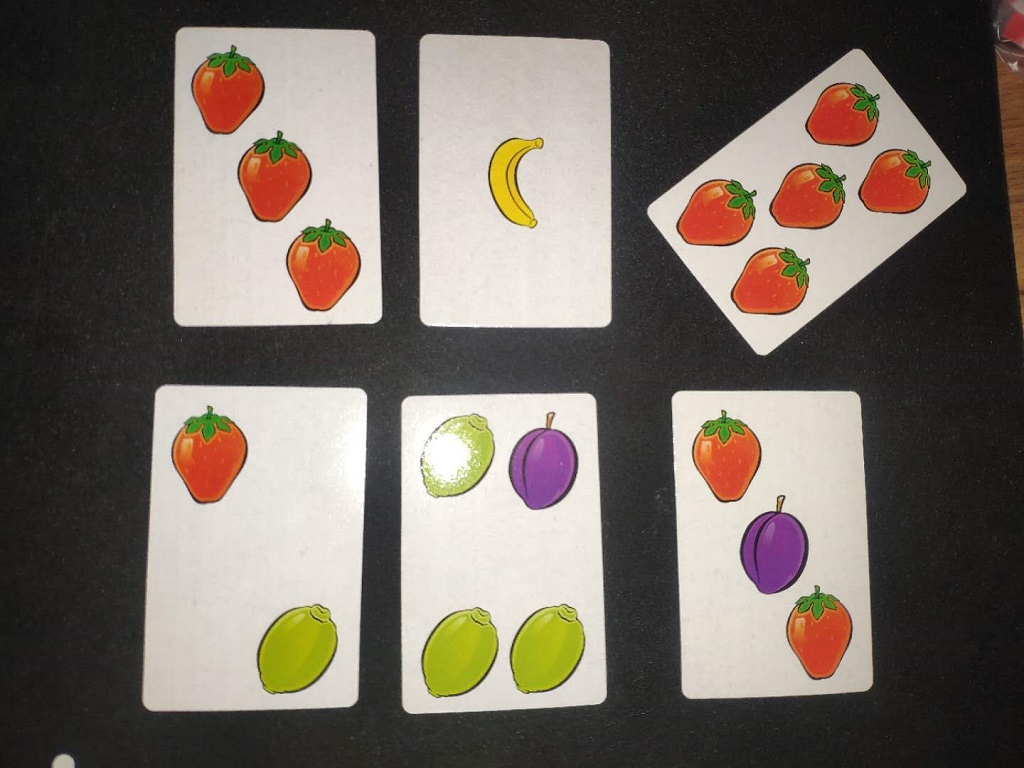
#> input picture src1.jpg, 1024 x 768 px
$ python -i Cards.py   (imports and definitions only)   (older library calls are emulated)
#> lines starting #> are read from the running program, lines starting #| are printed output that depends on the picture; after the words box and inside, x2 and y2 are one past the last pixel; in counts of white or black regions, pixels touching at a corner belong together
#> further down, picture is the input picture: shape (768, 1024, 3); mean B, G, R 98, 106.6, 116.1
# Import necessary packages
import numpy as np
import cv2
import time


# Adaptive threshold levels
BKG_THRESH = 60
CARD_THRESH = 30

CARD_MAX_AREA = 120000
CARD_MIN_AREA = 25000

font = cv2.FONT_HERSHEY_SIMPLEX

### Structures to hold query card and train card information ###

class Query_card:

    # [10 lines left out: function __init__, not called in this run]

class Train_Fruits_Images:

    def __init__(self):
        self.img = []
        self.name = "Placeholder"

### Functions ###

# [13 lines left out: function Load_Train_Fruits_Images, not called in this run]

def preprocess_image(image):

    gray = cv2.cvtColor(image,cv2.COLOR_BGR2GRAY)
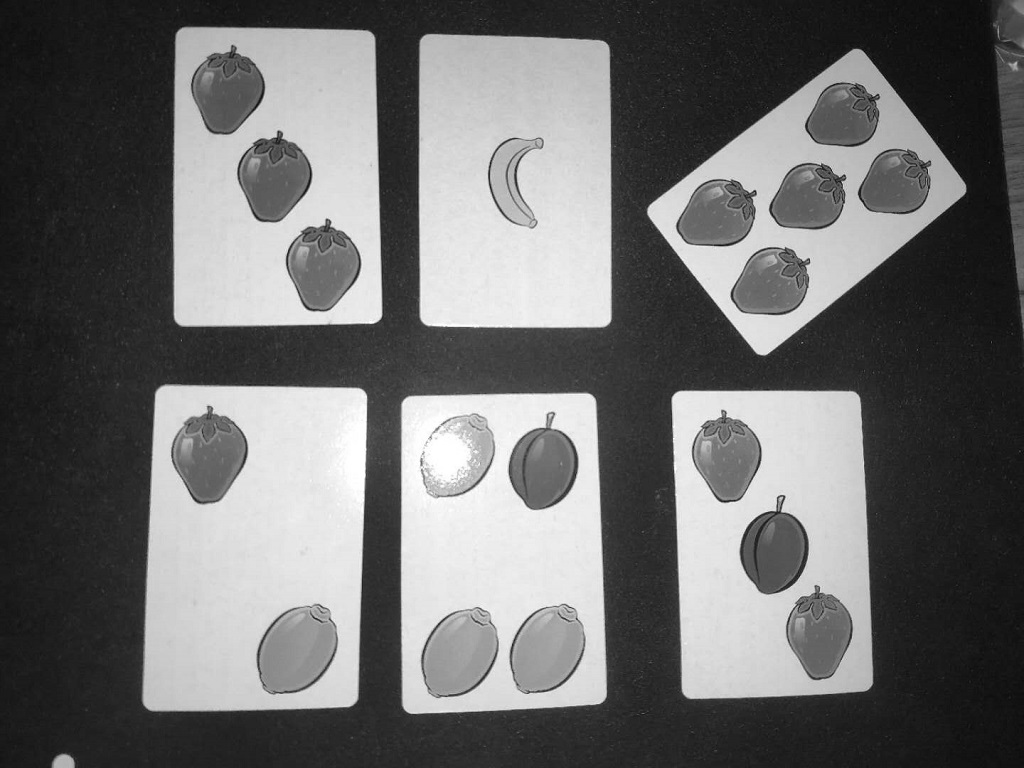
#> gray: shape (768, 1024); min 2, max 255, mean 108.5
    blur = cv2.GaussianBlur(gray,(5,5),0)
    img_w, img_h = np.shape(image)[:2]
#> img_w = 768; img_h = 1024
    bkg_level = gray[int(img_h/100)][int(img_w/2)]
#> bkg_level = 34
    thresh_level = bkg_level + BKG_THRESH
#> thresh_level = 94

    retval, thresh = cv2.threshold(blur,thresh_level,255,cv2.THRESH_BINARY)
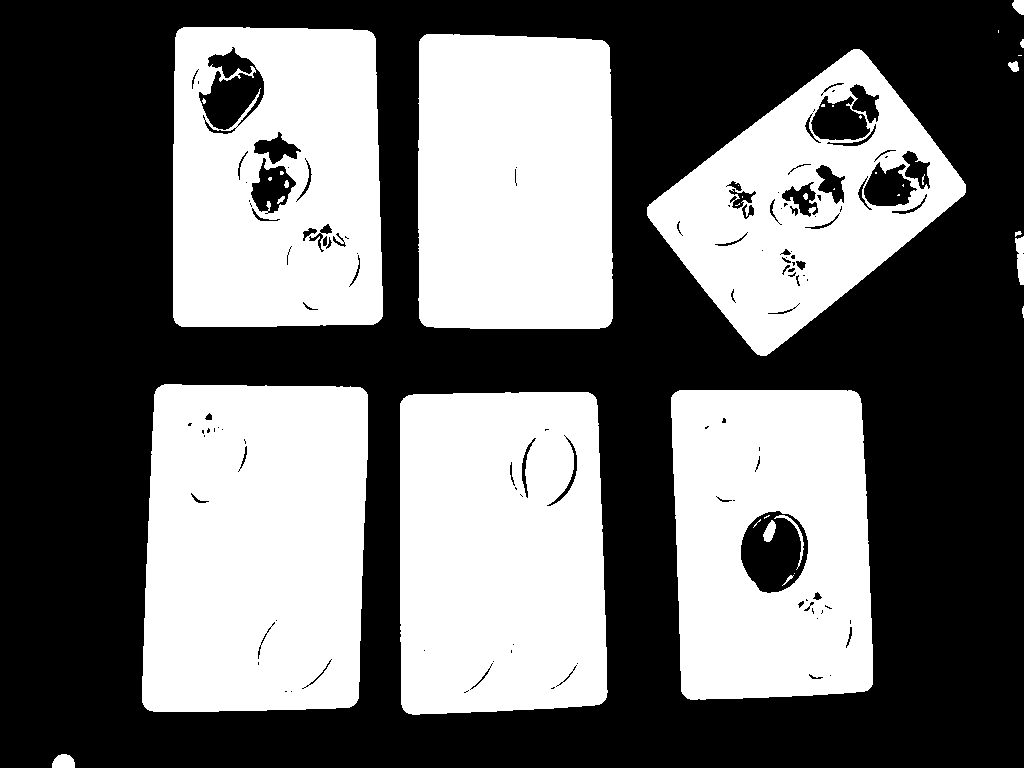
#> thresh: shape (768, 1024); 43.9% white; 38 white regions (20 under 20 px), largest, box (x1, y1, x2, y2) and area: (142, 384, 368, 712) 69869, (400, 392, 608, 715) 63748, (418, 34, 613, 329) 56330
#> retval = 94

    return thresh


# [182 lines left out: functions find_cards, preprocess_card, find_fruits_in_each_card, draw_results, flattener, not called in this run]

>>> import cv2
>>> picture = cv2.imread('src1.jpg')
>>> result = preprocess_image(picture)

$ run again, on src2.jpg
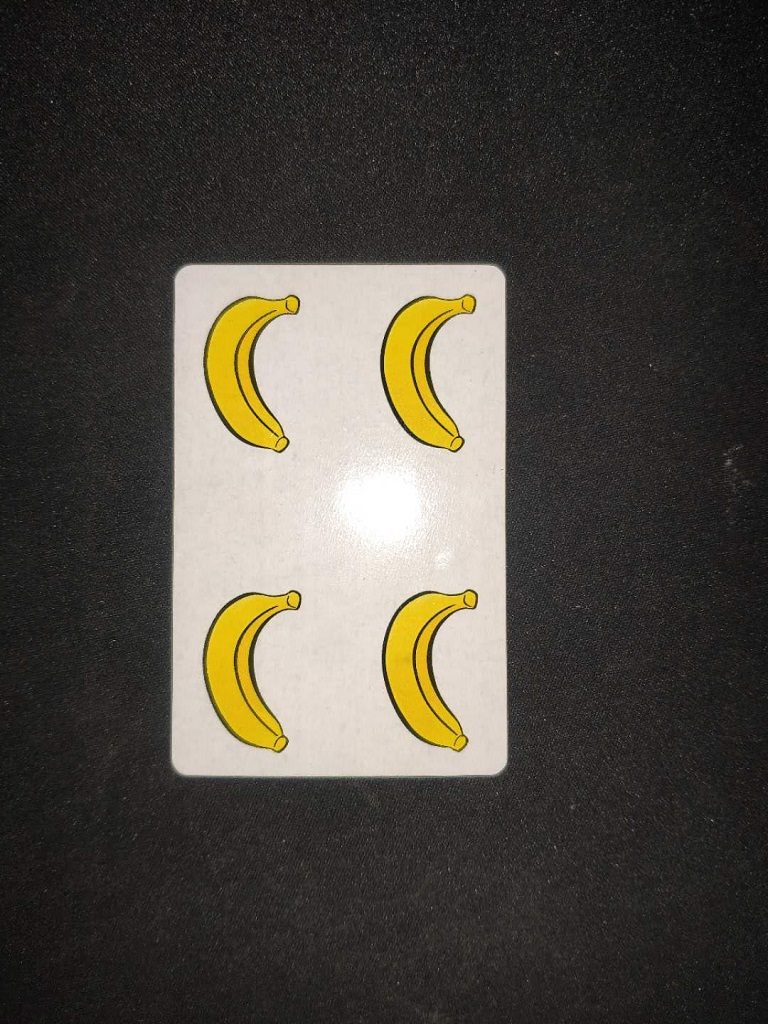
#> input picture src2.jpg, 768 x 1024 px
#> picture is the input picture: shape (1024, 768, 3); mean B, G, R 64.5, 72.7, 77.1
#> in preprocess_image, `gray = cv2.cvtColor(image,cv2.COLOR_BGR2GRAY)`:
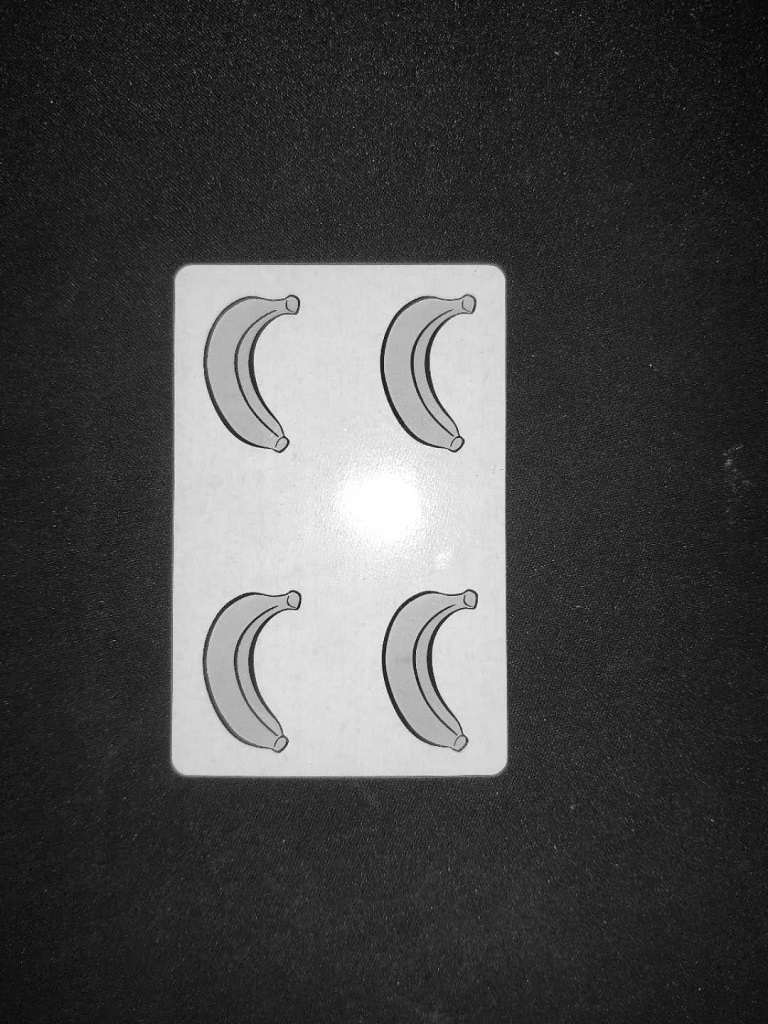
#> gray: shape (1024, 768); min 0, max 255, mean 73.1
#> bkg_level = 84
#> thresh_level = 144
#> in preprocess_image, `retval, thresh = cv2.threshold(blur,thresh_level,255,cv2.THRESH_BINARY)`:
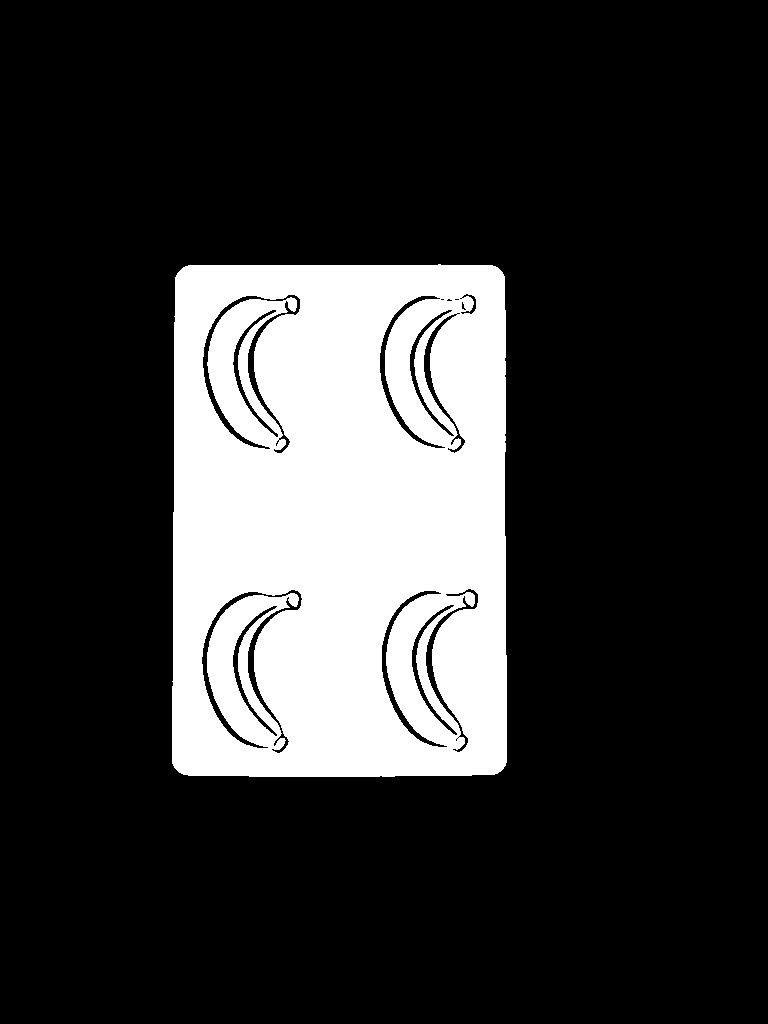
#> thresh: shape (1024, 768); 20.4% white; 1 white region, box (x1, y1, x2, y2) and area: (172, 264, 507, 777) 160402

$ run again, on src3.jpg
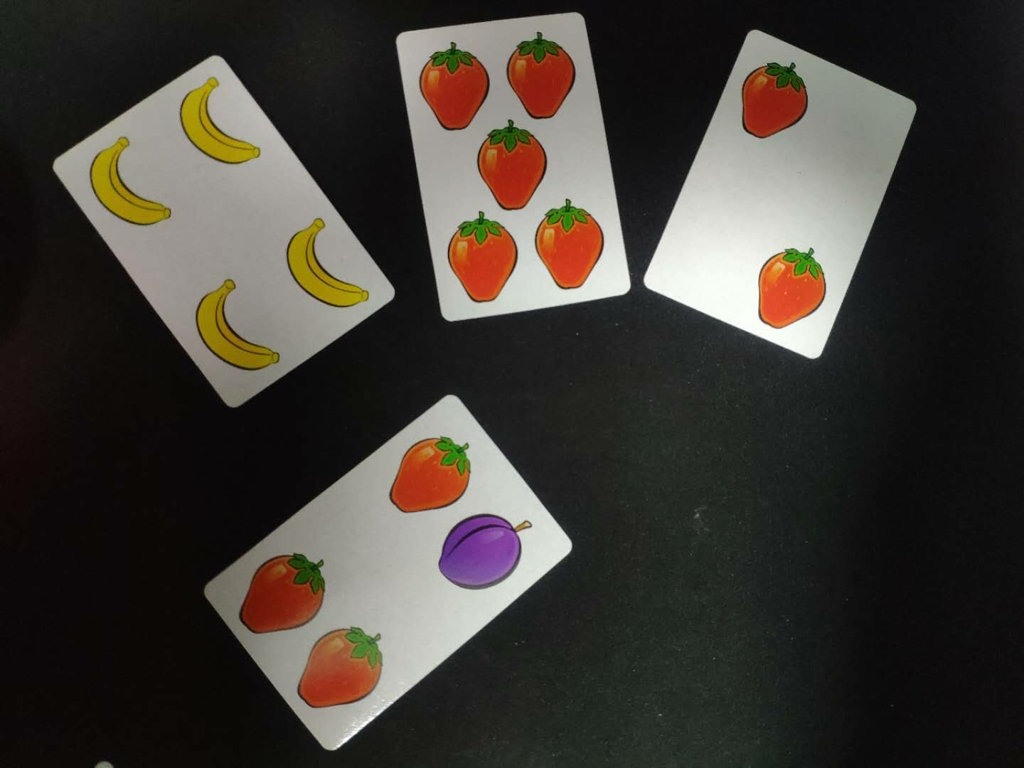
#> input picture src3.jpg, 1024 x 768 px
#> picture is the input picture: shape (768, 1024, 3); mean B, G, R 54.2, 60.1, 65
#> in preprocess_image, `gray = cv2.cvtColor(image,cv2.COLOR_BGR2GRAY)`:
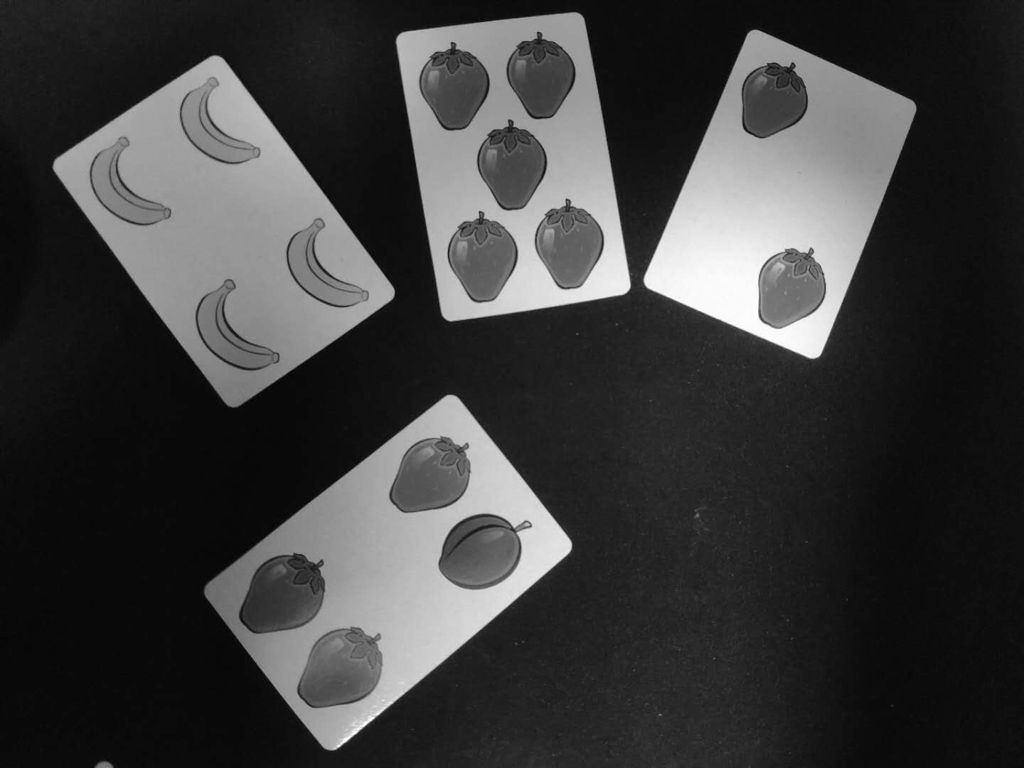
#> gray: shape (768, 1024); min 1, max 255, mean 60.9
#> bkg_level = 19
#> thresh_level = 79
#> in preprocess_image, `retval, thresh = cv2.threshold(blur,thresh_level,255,cv2.THRESH_BINARY)`:
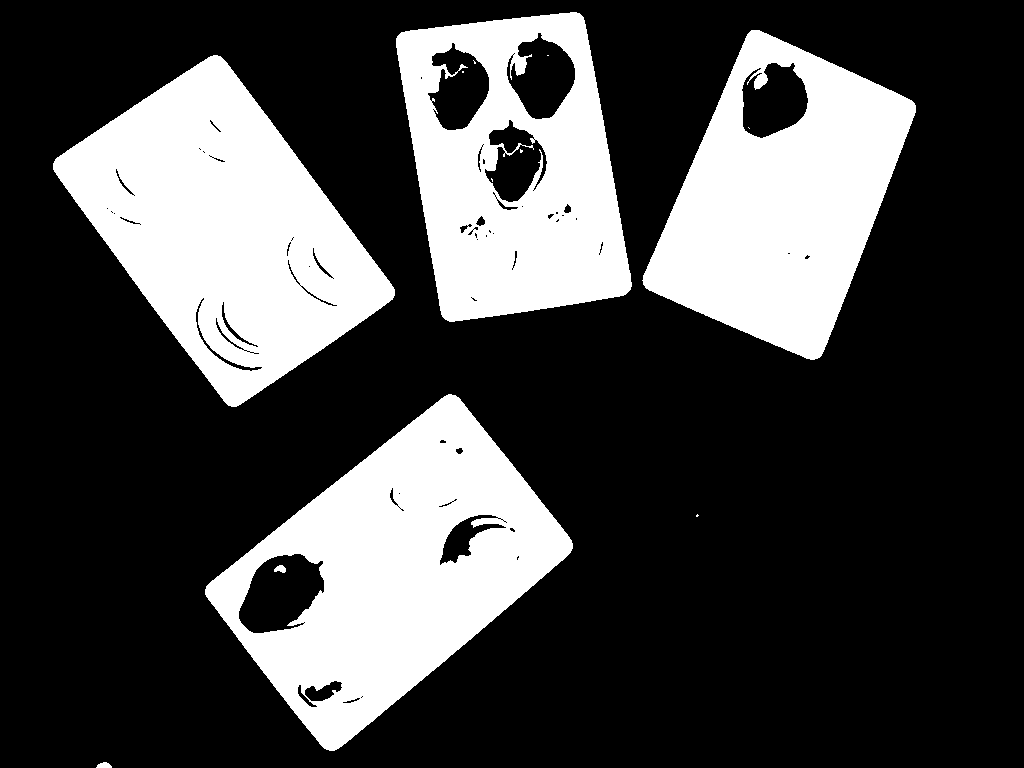
#> thresh: shape (768, 1024); 27.8% white; 13 white regions (7 under 20 px), largest, box (x1, y1, x2, y2) and area: (53, 55, 395, 407) 61882, (205, 394, 573, 751) 60418, (642, 30, 916, 360) 50025, (396, 12, 632, 322) 45833, (96, 762, 112, 768) 70, (274, 565, 286, 573) 67
